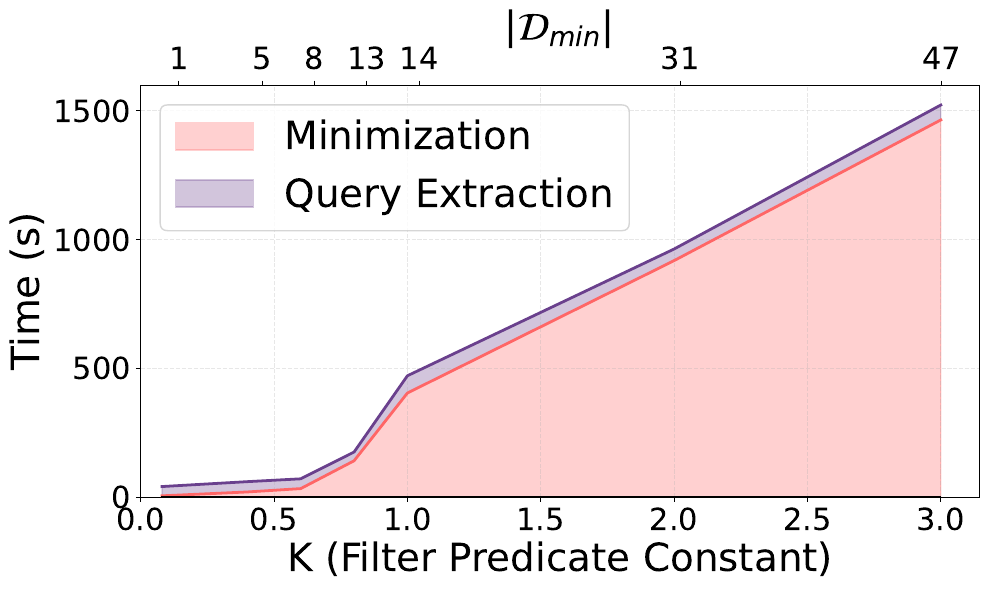

Write Python code to recreate this figure.
import matplotlib.pyplot as plt
import numpy as np

# Data
K = [0.08, 0.4, 0.6, 0.8, 1, 2, 3]
Dmin = [1, 5,8, 13, 14, 31, 47]
min_time = np.array([5, 20, 33, 141, 404, 918, 1464])
extraction_time = np.array([41, 60, 71, 175, 471, 963, 1522])

# Stack the data manually to compute the boundaries
bottom = np.zeros_like(min_time)
top1 = min_time
top2 = extraction_time

# Create figure and axis
fig, ax1 = plt.subplots(figsize=(10, 6))

# Plot stacked filled areas with transparency
ax1.fill_between(K, bottom, top1, color='#ff6666', alpha=0.3, label="Minimization")
ax1.fill_between(K, top1, top2, color='#6a408d', alpha=0.3, label="Query Extraction")

# Overlay boundary lines with alpha=1
ax1.plot(K, top1, color='#ff6666', linewidth=2, alpha=1)  # top of Size
ax1.plot(K, top2, color='#6a408d', linewidth=2, alpha=1)   # top of Min Time
ax1.plot(K, bottom, color="black", linewidth=1)           # base line

# Axis labels, ticks, and styles
title_fontsize = 26
label_fontsize = 28
tick_fontsize = 22
legend_fontsize = 28

ax1.set_xlabel("K (Filter Predicate Constant)", fontsize=label_fontsize)
ax1.set_ylabel("Time (s)", fontsize=label_fontsize)
ax1.tick_params(axis='both', labelsize=tick_fontsize)
ax1.legend(loc="upper left", fontsize=legend_fontsize)

# Add secondary X-axis for Dmin
ax2 = ax1.twiny()
ax2.set_xlim(ax1.get_xlim())
ax2.set_xticks(K)
ax2.set_xticklabels(Dmin, fontsize=tick_fontsize)
ax2.set_xlabel(r'$|\mathcal{D}_{min}|$', fontsize=label_fontsize)
ax2.tick_params(axis='x', labelsize=tick_fontsize)

# Align axes to origin
ax1.set_xlim(left=0)
ax1.set_ylim(bottom=0)
plt.subplots_adjust(right=0.98)

# Optional: Grid
ax1.grid(True, linestyle='--', alpha=0.3)

plt.tight_layout()
plt.savefig("k_expt_2.pdf", format="pdf", bbox_inches='tight')
plt.show()
